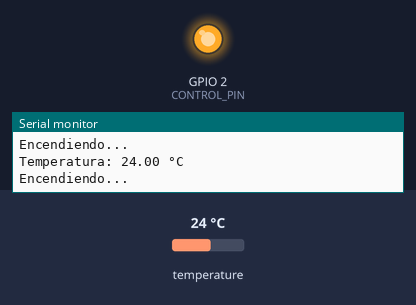
The program below on a simulated ESP8266 (NodeMCU). Shown: output pins drawn as LEDs (lit = HIGH), the last lines printed to the serial monitor. Inputs (shaded band) come from the test bench; at power-on: temperature 24 °C.

Above: at 7.3 s.
7.4 s: temperature set to 25.7 °C
At 13.2 s:
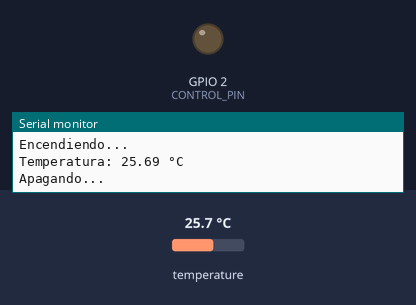
19.3 s: temperature set to 12 °C
At 24.1 s:
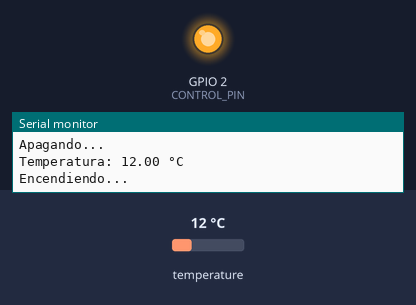
26.0 s: temperature set to 28 °C
At 30.9 s:
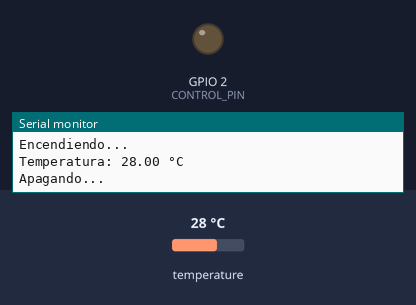
Timing chart, 0 to 32.4 s (numbered marks = the images above; inputs shaded):
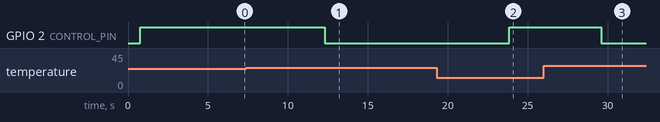

The program:

main.cpp
```cpp
#include <OneWire.h>
#include <DallasTemperature.h>

#define ONE_WIRE_BUS 4  // Pin 4 para el bus OneWire
#define CONTROL_PIN 2   // Pin para controlar el encendido/apagado

OneWire oneWire(ONE_WIRE_BUS);
DallasTemperature sensors(&oneWire);

void setup() {
  Serial.begin(115200);  // Inicia el monitor serie
  sensors.begin();       // Inicia la biblioteca DallasTemperature
  pinMode(CONTROL_PIN, OUTPUT); // Configura el pin de control como salida
  digitalWrite(CONTROL_PIN, LOW); // Asegura que el pin esté apagado inicialmente
}

void loop() {
  sensors.requestTemperatures(); // Solicita la temperatura al sensor
  float celsius = sensors.getTempCByIndex(0); // Obtiene la temperatura del primer sensor

  if (celsius == DEVICE_DISCONNECTED_C) {
    Serial.println("Error: Sensor desconectado");
    delay(1000);
    return;
  }

  Serial.print("Temperatura: ");
  Serial.print(celsius);
  Serial.println(" °C");

  // Control de temperatura
  if (celsius < 25.0) {
    digitalWrite(CONTROL_PIN, HIGH); // Enciende el pin de control
    Serial.println("Encendiendo...");
  } else {
    digitalWrite(CONTROL_PIN, LOW); // Apaga el pin de control
    Serial.println("Apagando...");
  }

  delay(5000); // Espera 1 segundo antes de la siguiente lectura
}
```

Measured:
- the behaviour switches between 24.9 and 25 °C on temperature (found by bisection; images 0 and 1)
- after the input at 7.4 s, GPIO 2 (CONTROL_PIN): HIGH → LOW after 4.9 s
- after the input at 19.3 s, GPIO 2 (CONTROL_PIN): LOW → HIGH after 4.5 s
- after the input at 26.0 s, GPIO 2 (CONTROL_PIN): HIGH → LOW after 3.6 s
